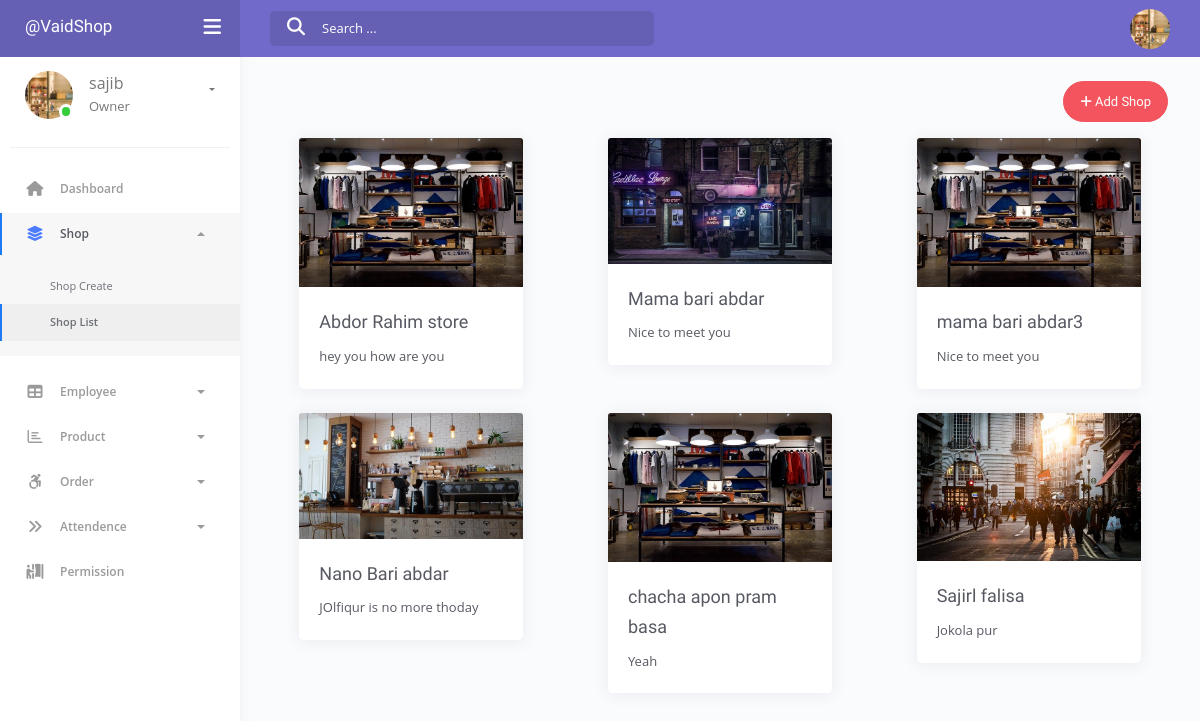
Page /shops/list/ (signed in) on the earlier database version.
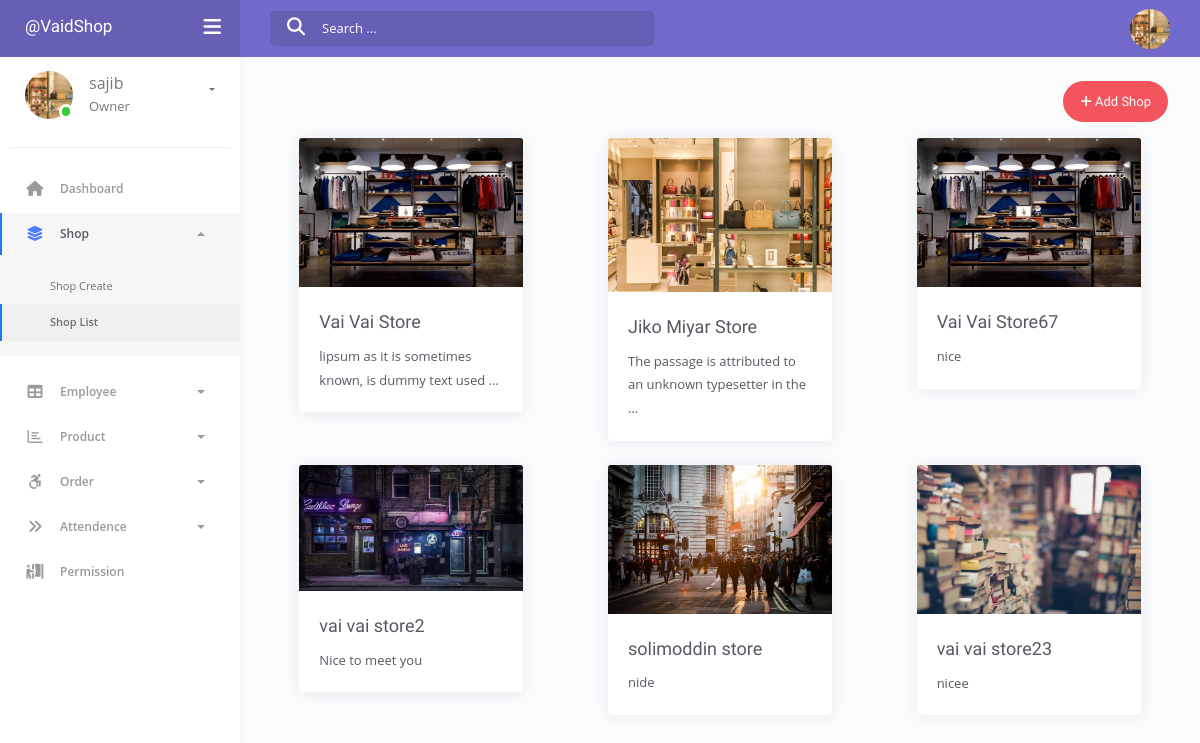
Same page on the later database version.
### accounts/models.py (models this page shows)
class User(AbstractUser):
	is_owner	= models.BooleanField(default=False, null=True)
	is_employee = models.BooleanField(default=False, null=True)

### owners/models.py (models this page shows)
class Owner(models.Model):
    user = models.OneToOneField(User, on_delete=models.CASCADE, null=True)
    profile_photo = models.ImageField(upload_to='%d-%m-%y', null=True)
    updated_at = models.DateTimeField(auto_now=True, null=True)
    created_at = models.DateTimeField(auto_now_add=True, null=True)
    def __str__(self):
        return self.user.username

### shops/models.py (models this page shows, shortened)
class Shop(models.Model):
    owner = models.ForeignKey(Owner, on_delete=models.CASCADE, related_name='shops', null=True)
    creator = models.ForeignKey(User, on_delete=models.SET_NULL, null=True)
    name = models.CharField(max_length=50, null=True)
    address = models.CharField(max_length=120, null=True)
    description = models.TextField(null=True)
    image = models.ImageField(upload_to="shop/%d-%m-%Y/", null=True)
    updated_at = models.DateTimeField(auto_now=True, null=True)
    created_at = models.DateTimeField(auto_now_add=True, null=True)

### shops/views.py (the view)
# urls.py: path('list/', shop_list_view, name='list'),
@login_required
@permission_required('shops.view_shop', raise_exception=True)
def shop_list_view(request):
	shop_qs = None
	try:
		user = request.user
		if user.is_owner:
			owner = Owner.objects.get(user=user)
		else:
			employee = user.employee
			owner = employee.owner
		shop_qs = owner.shops.all()
	except:
		pass
	shop_form = ShopForm()
	context = {
		'shops': shop_qs,
		'shop_form': shop_form
	}
	return render(request, 'shops/shop-list.html', context)

### shops/forms.py
class ShopForm(forms.ModelForm):
	class Meta:
		model = Shop
		fields = ('name', 'address', 'description', 'image')

### shops/templates/shops/shop-list.html (shortened to what this page needs)
{% extends 'accounts/dashboard.html' %}
{% load widget_tweaks %}
{% block dashboard_content %}
{% if perms.shops.add_shop %}
<div class="d-flex">
	<button class="btn btn-danger btn-round ml-auto mb-3" data-toggle="modal" data-target="#shopCreate">
		<i class="fa fa-plus"></i>
		Add Shop
	</button>
</div>
{% endif %}
{% if perms.shops.view_shop %}
<div class="shop-list">
	<div class="row">
		{% for shop in shops %}
		<div class="col-md-4 col-lg-4 col-sm-5 col-xs-3 mb-4">
			<div class="card m-auto" style="width: 14rem;">
				<a href="{% url 'shops:detail' id=shop.id %}"><img class="card-img-top" src="{{ shop.image.url }}" alt="Card image cap"></a>
				<div class="card-body">
					<h5 class="card-title mb-2"><a href="{% url 'shops:detail' id=shop.id %}" style="font-family: 'Sriracha', cursive;">{{ shop.name }}</a></h5>
					<p class="card-text">{{ shop.description|truncatewords:10 }}</p>
				</div>
			</div>
		</div>
		{% endfor %}
	</div>
</div>
{% endif %}
{% endblock dashboard_content %}

### accounts/templates/accounts/dashboard.html (shortened to what this page needs)
{% extends 'base.html' %}
{% block content %}
<div class="wrapper">
    <div class="main-header" data-background-color="purple">
        {% include 'dashboard/logo-header.html' %}
        {% include 'dashboard/navbar.html' %}
    </div>
    {% include 'dashboard/sidebar.html' %}
    <div class="main-panel">
        <div class="content">
            <div class="page-inner">
                {% block dashboard_content %}{% endblock dashboard_content %}
            </div>
        </div>
    </div>
</div>
{% endblock content %}

### templates/base.html (shortened to what this page needs)
<!DOCTYPE html>
<html lang="en">
<head>
    {% include 'base/css.html' %}
</head>
<body>
    <div class="">
        {% block content %}{% endblock content %}
    </div>
</body>
</html>

### templates/base/css.html (shortened to what this page needs)
{% load static %}
<link rel="stylesheet" href="https://stackpath.bootstrapcdn.com/bootstrap/4.4.1/css/bootstrap.min.css">
<link href="https://stackpath.bootstrapcdn.com/font-awesome/4.7.0/css/font-awesome.min.css" rel="stylesheet">
<link rel="stylesheet" href="{% static 'css/style.css' %}">
<link rel="stylesheet" type="text/css" href="https://cdn.datatables.net/1.10.20/css/jquery.dataTables.css">
<link rel="stylesheet" href="{% static 'css/azzara.min.css' %}">
<link href="https://cdn.jsdelivr.net/npm/select2@4.0.13/dist/css/select2.min.css" rel="stylesheet" />
<link rel="stylesheet" href="https://cdnjs.cloudflare.com/ajax/libs/datepicker/0.6.5/datepicker.min.css" />
<link href="https://unpkg.com/gijgo@1.9.13/css/gijgo.min.css" rel="stylesheet" type="text/css" />
<link rel="stylesheet" type="text/css" href="{% static 'css/chart.min.css' %}">

### templates/dashboard/logo-header.html (shortened to what this page needs)
<div class="logo-header">
    <a href="" class="logo">
        <span style="color: white;font-weight: 100;font-family: 'Courgette', cursive;">@VaidShop</span>
    </a>
    <div class="navbar-minimize">
        <button class="btn btn-minimize btn-rounded">
            <i class="fa fa-bars"></i>
        </button>
    </div>
</div>

### templates/dashboard/navbar.html (shortened to what this page needs)
<nav class="navbar navbar-header navbar-expand-lg">
    <div class="container-fluid">
        <div class="collapse" id="search-nav">
            <form class="navbar-left navbar-form nav-search mr-md-3">
                <div class="input-group">
                    <div class="input-group-prepend">
                        <button type="submit" class="btn btn-search pr-1">
                            <i class="fa fa-search search-icon"></i>
                        </button>
                    </div>
                    <input type="text" placeholder="Search ..." class="form-control">
                </div>
            </form>
        </div>
        <ul class="navbar-nav topbar-nav ml-md-auto align-items-center">
            <li class="nav-item dropdown hidden-caret">
                <a class="dropdown-toggle profile-pic" data-toggle="dropdown" href="#" aria-expanded="false">
                    {% if request.user.is_owner %}
                    <div class="avatar-sm">
                        {% if request.user.owner.profile_photo %}
                        <img src="{{ request.user.owner.profile_photo.url }}" alt="..." class="avatar-img rounded-circle">
                        {% else %}
                        Profile
                        {% endif %}
                    </div>
                    {% endif %}
                </a>
            </li>
        </ul>
    </div>
</nav>

### templates/dashboard/sidebar.html (shortened to what this page needs)
<div class="sidebar">
    <div class="sidebar-wrapper scrollbar-inner">
        <div class="sidebar-content">
            <div class="user">
                <div class="avatar-sm float-left mr-4">
                {% if request.user.is_owner and request.user.owner.profile_photo %}
                <div class="avatar avatar-online">
                    <img src="{{ request.user.owner.profile_photo.url }}" alt="..." class="avatar-img rounded-circle">
                </div>
                {% endif %}
            </div>
            <div class="info">
                <a data-toggle="collapse" href="#collapseExample" aria-expanded="true">
                    <span>
                        <span style="font-size: 16px;font-weight: 400;">{{ request.user.username }}</span>
                        {% if request.user.is_owner %}
                        <p>Owner</p>
                        {% else %}
                        <p>Employee</p>
                        {% endif %}
                        <span class="caret"></span>
                    </span>
                </a>
            </div>
            </div>
            <ul class="nav">
                <li class="nav-item {% if '/accounts/dashboard' in request.path %}active{% endif %}">
                    <a href="/accounts/dashboard/">
                        <i class="fas fa-home"></i>
                        <p>Dashboard</p>
                    </a>
                </li>
                {% if perms.shops.view_shop or perms.shops.add_shop %}
                <li class="nav-item shop-menu">
                    <a data-toggle="collapse" href="#base" class="shopAreaExpended">
                        <i class="fas fa-layer-group"></i>
                        <p>Shop</p>
                        <span class="caret"></span>
                    </a>
                    <div class="collapse shop-submenu" id="base">
                        <ul class="nav nav-collapse">
                            {% if perms.shops.add_shop %}
                            <li class="nav-item {% if '/shops/create' in request.path %}active{% endif %}">
                                <a href="{% url 'shops:create' %}">
                                    <span class="sub-item" id="shop-create-navbar-sub-item">Shop Create</span>
                                </a>
                            </li>
                            {% endif %}
                            {% if perms.shops.view_shop %}
                            <li class="nav-item {% if '/shops/list' in request.path %}active{% endif %}">
                                <a href="{% url 'shops:list' %}">
                                    <span class="sub-item">Shop List</span>
                                </a>
                            </li>
                            {% endif %}
                        </ul>
                    </div>
                </li>
                {% endif %}
                {% if perms.employees.view_employee or perms.employees.add_employee %}
                <li class="nav-item employee-menu">
                    <a data-toggle="collapse" href="#employee" class="employeeAreaExpended">
                        <i class="fas fa-table"></i>
                        <p>Employee</p>
                        <span class="caret"></span>
                    </a>
                </li>
                {% endif %}
                {% if perms.products.add_product %}
                <li class="nav-item product-menu">
                    <a data-toggle="collapse" href="#products" class="productAreaExpended">
                        <i class="far fa-chart-bar"></i>
                        <p>Product</p>
                        <span class="caret"></span>
                    </a>
                </li>
                {% endif %}
                {% if perms.orders.add_order or perms.orders.view_order %}
                <li class="nav-item order-menu">
                    <a data-toggle="collapse" href="#order" class="orderAreaExpended">
                        <i class="fab fa-accessible-icon"></i>
                        <p>Order</p>
                        <span class="caret"></span>
                    </a>
                </li>
                {% endif %}
                {% if perms.attendences.add_attendence or perms.attendences.view_attendence %}
                <li class="nav-item attendence-menu">
                    <a data-toggle="collapse" href="#attendences" class="attendenceAreaExpended">
                        <i class="fas fa-angle-double-right"></i>
                        <p>Attendence</p>
                        <span class="caret"></span>
                    </a>
                </li>
                {% endif %}
                {% if request.user.is_owner %}
                <li class="nav-item permission-menu {% if 'permission' in request.path %}active{% endif %}">
                    <a href="{% url 'permissions:permission-list' %}">
                        <i class="fas fa-person-booth"></i>
                        <p>Permission</p>
                    </a>
                </li>
                {% endif %}
            </ul>
        </div>
    </div>
</div>

### templates/base/js.html (shortened to what this page needs)
{% load static %}

### static-storage/css/style.css (style rules this page uses)
* { margin: 0; padding: 0; }
.btn { font-family: 'Oxanium', cursive; }
h5, h2 { font-family: 'Sriracha', cursive; }

Differences in the rows shown:
removed Shop: image (picture), name "Abdor Rahim store", description "hey you how are you"
removed Shop: image (picture), name "Mama bari abdar", description "Nice to meet you"
removed Shop: image (picture), name "mama bari abdar3", description "Nice to meet you"
removed Shop: image (picture), name "Nano Bari abdar", description "JOlfiqur is no more thoday"
removed Shop: image (picture), name "chacha apon pram basa", description "Yeah"
removed Shop: image (picture), name "Sajirl falisa", description "Jokola pur"
added Shop: image (picture), name "Vai Vai Store", description "lipsum as it is sometimes known, is dummy text used …"
added Shop: image (picture), name "Jiko Miyar Store", description "The passage is attributed to an unknown typesetter in the …"
added Shop: image (picture), name "Vai Vai Store67", description "nice"
added Shop: image (picture), name "vai vai store2", description "Nice to meet you"
added Shop: image (picture), name "solimoddin store", description "nide"
added Shop: image (picture), name "vai vai store23", description "nicee"
